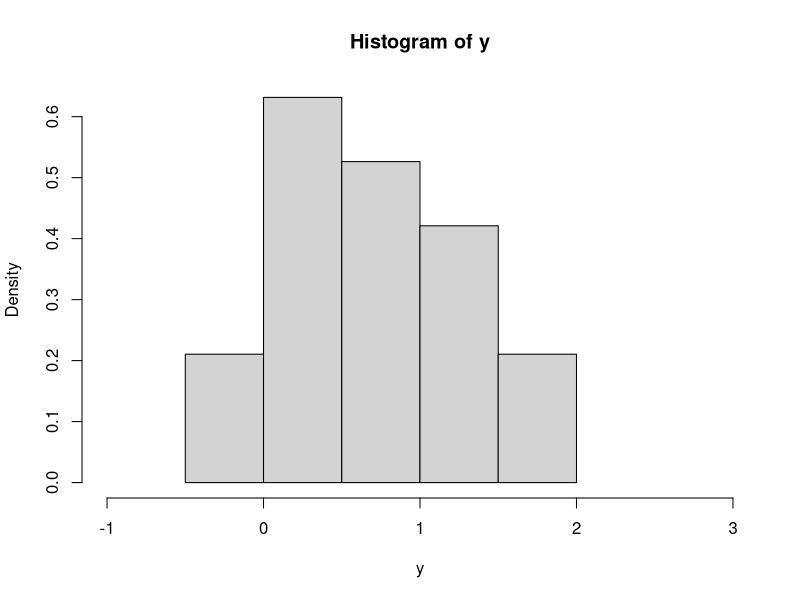

Here is the R script that generated this plot: (Note: this script raises an error after producing the figure.)

# This is from the discussion of Hierarchical Bayesian Modelswhere 
# y_i~N(mu,1)
# mu~t(0,1,1)
# P(mu|y_1,y_2,...y_n) propto exp[n(ybar*mu-mu^2/2)]/(1+mu^2)
# we call this g(mu)
# log(g(mu))=n(ybar*mu-mu^2/2)-log(1+mu^2)
# 

#Likelihood function
lg<-function(ybar,n,mu){
  mu2=mu^2
  n*(ybar*mu-mu2/2)-log(1+mu^2)
}

#Metropolis Hastings function
mh<- function(n, ybar, n_iter, mu_init, cand_sd){
  mu_out=numeric(n_iter) #output mu
  accpt=0 #to know our acceptance rate
  mu_now=mu_init
  lg_now=lg(ybar, mu=mu_now,n=n)
  #Step2
  for (i in 1:n_iter){
    mu_cand=rnorm(1,mean=mu_now,sd=cand_sd)#a
    lg_cand=lg(ybar,n=n,mu=mu_cand)#b
    lalpha=lg_cand-lg_now
    alpha=exp(lalpha)
    
    u=runif(1)
    if (u<alpha){
      mu_now=mu_cand
      accpt=accpt+1
      lg_now=lg_cand
    }
    
    mu_out[i]=mu_now
  }
  list(mu=mu_out,accpt=accpt/n_iter)
}


### Set up the problem
y=c(1.2,1.4,1.5,1.6,0.8,0.9,1.1,-0.5,0,2,0.3,0.5,0.4,0.45,0.3,0.2,0.8,0.75,0.6)
hist(y,freq=F,xlim = c(-1,3))
points(y, rep(0.0,n))
ybar=mean(y)
n=length(y)
curve(dt(x,df=1),lty=2,add=TRUE)


#posterior sampling
set.seed(43)
post=mh(n=n, ybar = ybar, n_iter=1e3,mu_init = 0,cand_sd=0.7)
str(post)


#Diagnostics
library("coda")
traceplot(as.mcmc(post$mu))


#postanalysis
post$mu_keep=post$mu[-c(1:100)]
plot(density(post$mu_keep),xlim=c(-1,3))
curve(dt(x,df=1),lty=2,add=TRUE)
